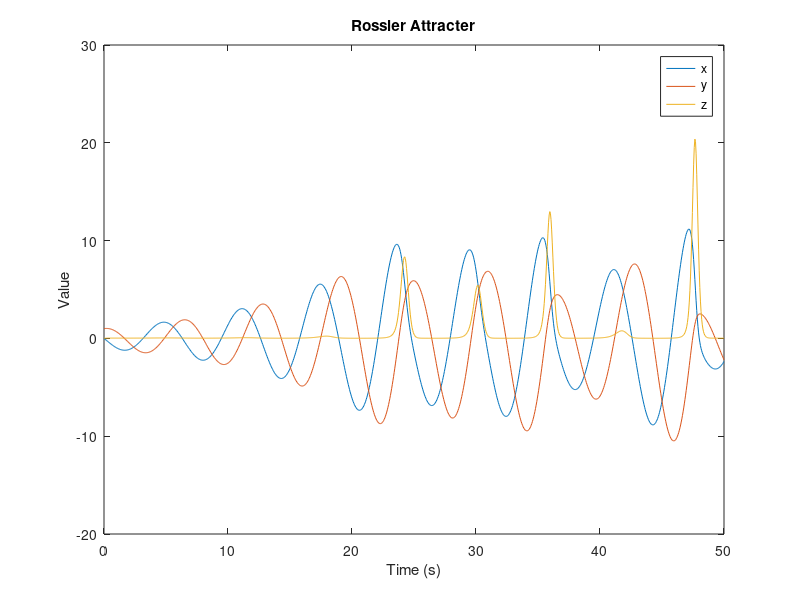
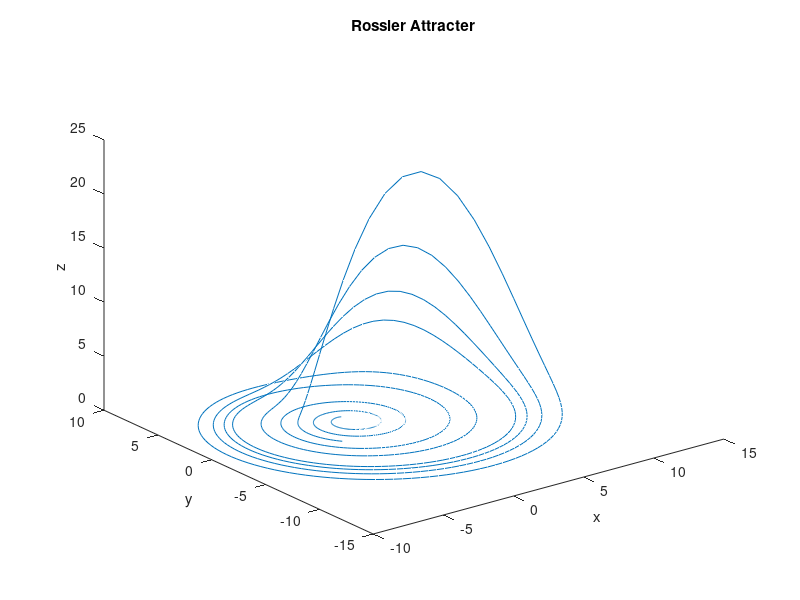

These figures' MATLAB source, in order: (Note: this script raises an error after producing the figures.)
% clear; close all;
x0 = [0 1 0]; tf = 50;
a = .2; b= .2; c = 5.7;
rossler = @(t,X) [-X(3)-X(2); X(1)+a*X(2); b+X(3)*(X(1)-c)];

% Plot (x,y,z)
[t,y]=ode23(rossler,0:tf/1000:tf,[0 1 0]);

figure;
plot(t,y);
title('Rossler Attracter'); xlabel('Time (s)'); ylabel('Value'); 
legend('x','y','z');
figure;
plot3(y(:,1),y(:,2),y(:,3));
title('Rossler Attracter'); xlabel('x'); ylabel('y'); zlabel('z');

sol = gec3(x0,tf);
